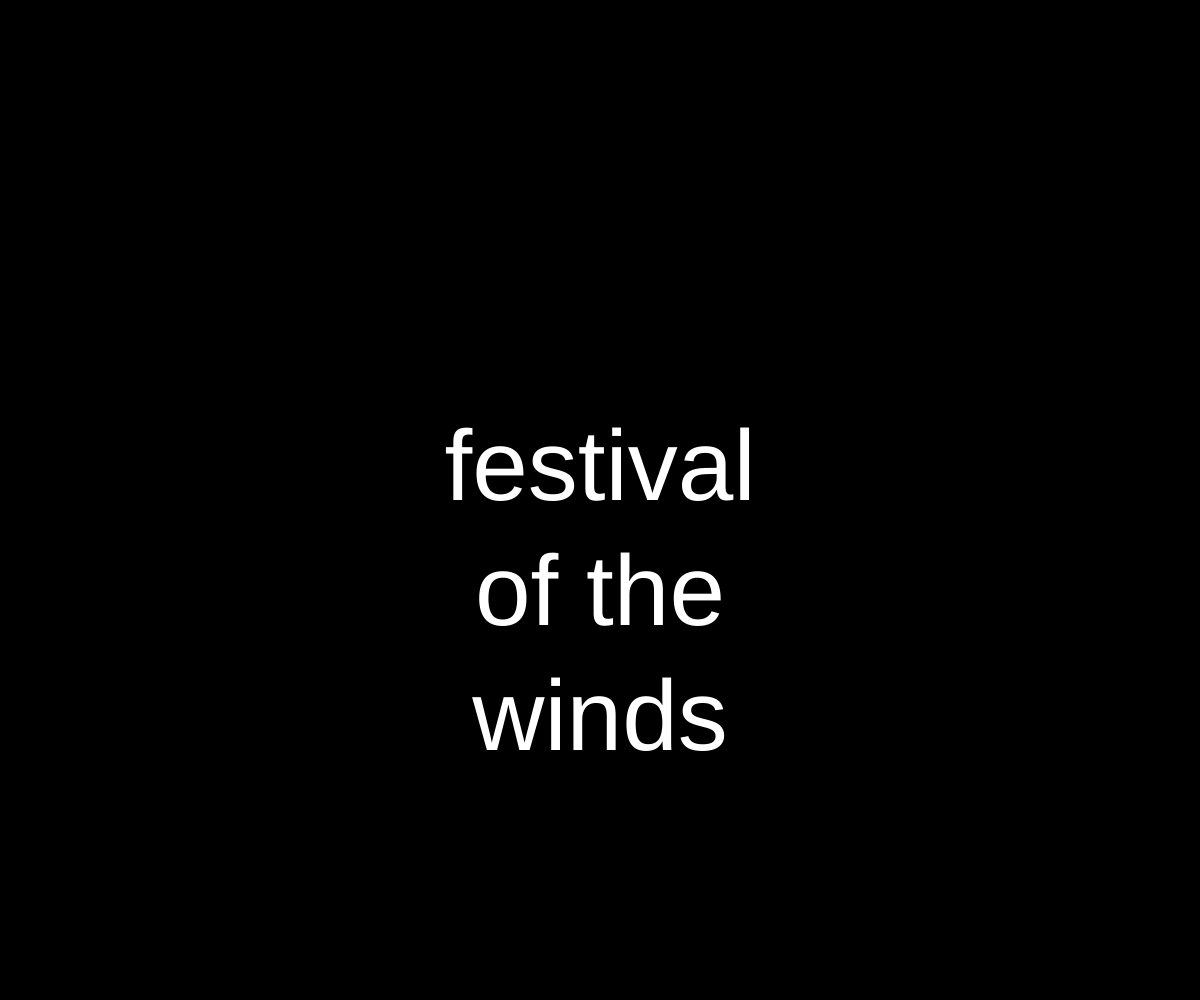
Frame 1 (no input)
Frame 60 (no input): identical to frame 1, image omitted
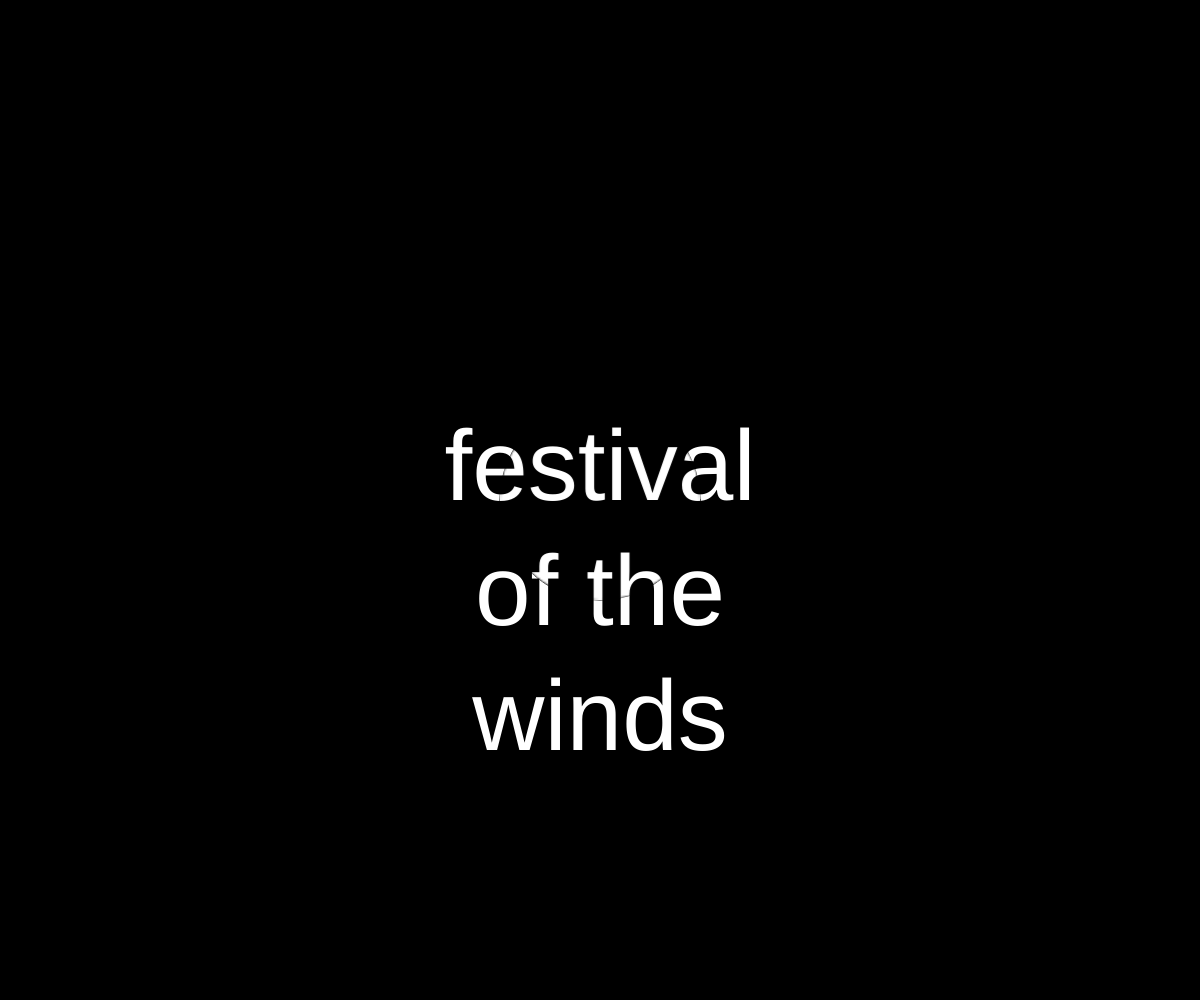
Frame 120 (the mouse pressed at the canvas centre since frame 60)

The p5.js sketch that drew these frames (run headless with seeded random() and noise() and a simulated clock; from frame 60 on, the mouse is pressed at the canvas centre):

// p5.js sketch
// ── sketch.js
let canvas;
let originalBuffer;
let maskBuffer;
let clickLocation;
let w = 200;

function setup() {
    canvas = createCanvas(windowWidth, windowHeight);
    originalBuffer = createGraphics(windowWidth, windowHeight);
    maskBuffer = createGraphics(windowWidth, windowHeight);
    originalBuffer.background(0);
    originalBuffer.textSize(100);
    originalBuffer.fill(255);
    originalBuffer.rectMode(CENTER);

    originalBuffer.textAlign(CENTER);
    // originalBuffer.text("festival of the winds", width/2, height/2);
    originalBuffer.text("festival\nof the\nwinds", width/2, height/2);
    clickLocation = [width/2, height/2]
}

function draw() {    
    background(0);
    image(originalBuffer, 0,0, width, height);
    // maskBuffer = originalBuffer.copy()
    fill(0);
    circle(mouseX, mouseY, w);
    image(maskBuffer, mouseX - w/2, mouseY - w/2, w, w);
    // image(makeMask(w/2), 0, 0, w, w);

}

function makeMask(r) {
    let m = createGraphics(r, r);
    m.noStroke();
    // m.background(0);
    m.fill(255);
    m.circle(r/2, r/2, r);
    return m;
}

function mousePressed(){
    clickLocation = [mouseX, mouseY];
    let pattern = createGraphics(width, height);
    pattern.copy(originalBuffer, mouseX - w/2, mouseY - w/2, w, w, 0, 0, pattern.width, pattern.height);
    pattern = pattern.get();
    let m = makeMask(w/2); //m is graphics
    pattern.mask(m); 
    maskBuffer.image(pattern, 0, 0, pattern.width, pattern.height);
}


/*
function draw() {
  background(220);
  noStroke();
  text("wobble (angle range): " + angleSlider.value(),155,33 );
    text("stretch (cp distance): " + distanceSlider.value(),155,53 );
  translate(240,240)
  stroke(0);
  strokeWeight(1);
  
  beginShape(); // start drawing the shape
  vertex(blobPoints[0].x,blobPoints[0].y); // first point is a plain vertex
  
  for (b=1; b<blobPoints.length; b++){
    // start from 1 (the second node in the ring)
    let bp = blobPoints[b];
    let pp = blobPoints[b-1]; // previous node
    // bezier points go:
    // second control point from previous node
    // first control point from this node
    // x and y of this node
    bezierVertex(pp.cp[1].x, pp.cp[1].y, bp.cp[0].x, bp.cp[0].y, bp.x, bp.y);
  }
  // to finish, wrap around
  // so join the last point in the ring to the first point in the same way as above
  
  let lastp = blobPoints[blobPoints.length-1];
  let firstp = blobPoints[0]
  
  bezierVertex(lastp.cp[1].x, lastp.cp[1].y, firstp.cp[0].x, firstp.cp[0].y, firstp.x, firstp.y);
  
  endShape();
  
  // drawing the node and control points if the box is checked
  if (drawCp.checked()){
      blobPoints.forEach(p => {
        strokeWeight(4);
        stroke(0);
        point(p.x, p.y);
        strokeWeight(3);
        stroke(255,0,0)
        point(p.cp[0].x, p.cp[0].y)
        point(p.cp[1].x, p.cp[1].y)
      strokeWeight(1);
      line (p.cp[0].x, p.cp[0].y, p.cp[1].x, p.cp[1].y)
    }) 
  }
  
}

function buildBlob(){ // this creates a new blob with current settings
  blobPoints = []; // empty the array
  
  // get values from the sliders
  cpOffsetAngle = angleSlider.value();
  cpdist = distanceSlider.value();
  
  // generate points around a ring
  for (let p=0; p<numPoints; p ++){ 
    let a = p * TWO_PI/numPoints; // angle of this point
    let r = baseRadius + random(-radiusRandomness*baseRadius, radiusRandomness*baseRadius); // radius randomiser
    // create an object storing the x and y coordinate, and the angle
    // as well as an empty array for storing the control points
    let bp = { x:cos(a)*r, 
               y:sin(a)*r, 
               angle: a, 
               cp:[]
             };
    blobPoints.push(bp);
  }
  
  // now run through again and add the control points
  
  for (let b=0; b< blobPoints.length; b++){ // run through the ring
    let thisp = blobPoints[b]; // current node
    let randomangle = random(-cpOffsetAngle,cpOffsetAngle); // random angle for control points
    
    let cp1angle = thisp.angle - (HALF_PI+randomangle);
    let cp2angle = thisp.angle + (HALF_PI-randomangle);
    // make sure the two angles of the control points add up to 180 degrees
    // to keep them in the same line and create a smooth join
    
    // create the control points
    // note that we use cos and sin to create coordinates
    // relative to the node point
    cp1 = { x: thisp.x + (cos(cp1angle)*cpdist), 
            y: thisp.y + (sin(cp1angle)*cpdist)
          };
    cp2 = { x: thisp.x + (cos(cp2angle)*cpdist), 
            y: thisp.y + (sin(cp2angle)*cpdist)
          };
    
    thisp.cp = [cp1,cp2]; // store control points in the current node in the blobPoints array
  
  }
}
*/
